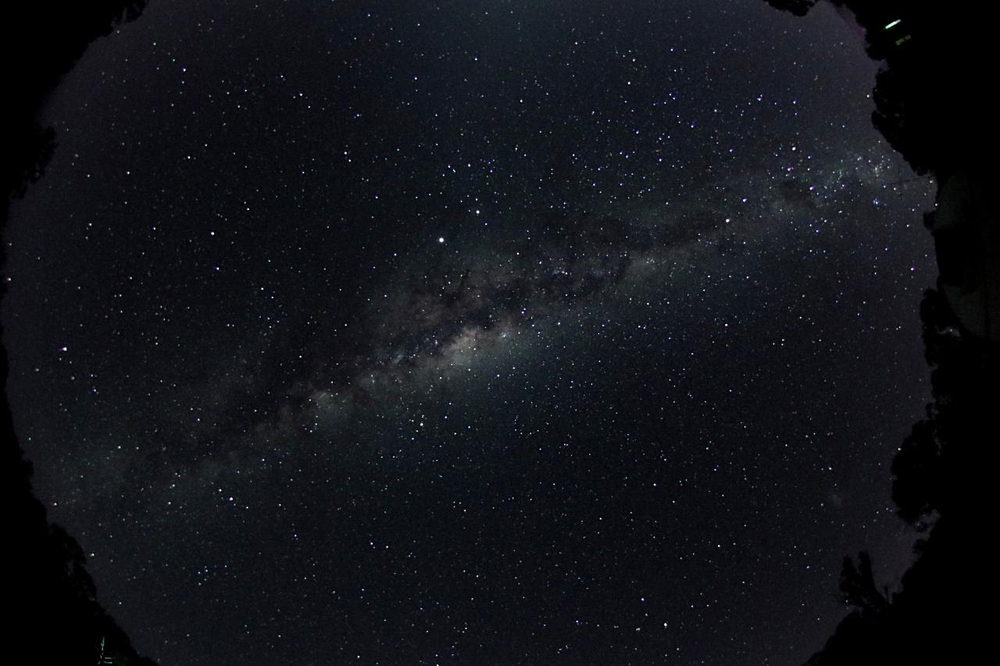
#> input picture counting star111.png, 1000 x 666 px, shrunk from 1280 x 853 before the run, found by its file name
$ jupyter execute COUNTING_STARS_DIP_PROJECT_use.ipynb
#> lines starting #> are read from the running program, lines starting #| are printed output that depends on the picture
<a href="https://colab.research.google.com/github/KunalSingh-Physics/counting-stars-in-an-image/blob/main/COUNTING_STARS_DIP_PROJECT_use.ipynb" target="_parent"></a>

[cell 1]
from PIL import Image
import numpy as np
import matplotlib.pyplot as plt

import cv2
from google.colab.patches import cv2_imshow

from google.colab import drive
drive.mount('/content/drive')

Importing the image  and convering it into grayscale image

[cell 2]
Starimage=cv2.imread('/content/drive/MyDrive/counting star111.png')
#> Starimage is the input picture: shape (666, 1000, 3); mean B, G, R 24.2, 19, 17.3

cv2_imshow(Starimage)

grayscaled_star_image =cv2.cvtColor(Starimage, cv2.COLOR_RGB2GRAY)
x1,y1=(np.shape(grayscaled_star_image))
#> x1 = 666; y1 = 1000
print(x1,y1)
#| 666 1000

[cell 3]
k=0
H=np.zeros((256), dtype=int)
#print(H)
while k<256:
  H[k]=np.count_nonzero(grayscaled_star_image==k)
  k+=1
#> after the loop, H = 256 values, max 79525 at index 0, min 0 at index 219, mean 2601.6; k = 256
Intensity=np.arange(0,256,1)
#print(Intensity)
#print(H)
plt.bar(Intensity,H, color='red', width=1.0)
#plt.ylim(0,2000)
plt.xlabel("intensity")
plt.ylabel("frequency")
plt.title("histogram")

plt.show
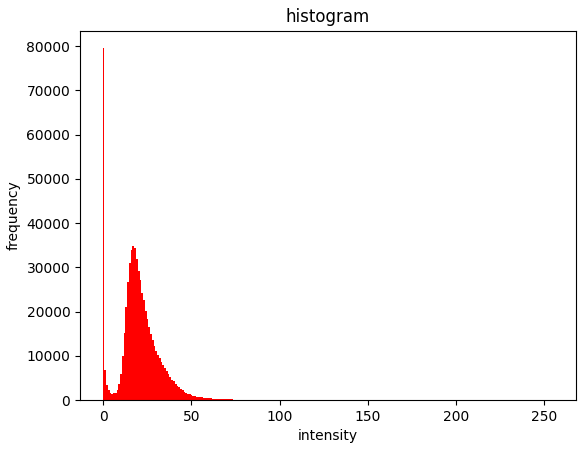
#> figure drawn by matplotlib, 1 panel; tallest bar 79525 high, from x = -0.5 to 0.5

[cell 4]
'''Thresholdin the image that is selecting intensity values for a specific range '''

x,y = np.shape(grayscaled_star_image)
#> x = 666; y = 1000
binary_image= np.zeros((x,y))
for p in range(x):
  for q in range(y):
    if (grayscaled_star_image [p][q]<120):
      binary_image[p][q]=0
    else:
      binary_image[p][q]=255
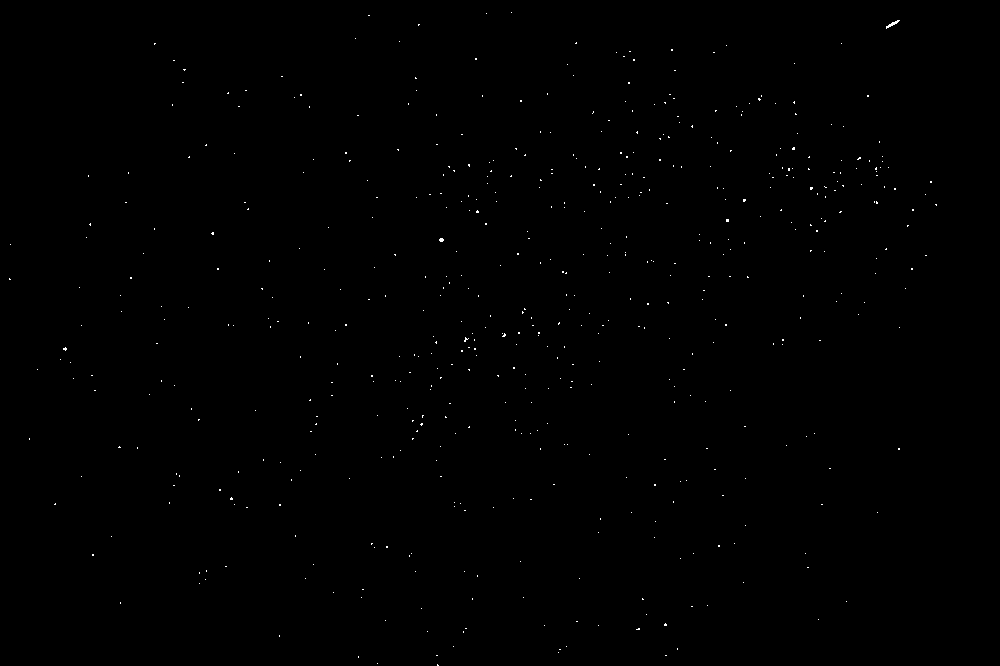
#> binary_image: shape (666, 1000) float64; 0.17% white in thin lines or dots


cv2_imshow(binary_image)             #printing the binary image


s=binary_image
xsize ,ysize= np.shape(s)
#> xsize = 666; ysize = 1000

count=0
for p in range(xsize):
    for q in range(ysize):
      if s[p][q]==255:
        count = count+1
        s[p][q]=0
        if p==x1 or q==y1:
          s[p][q]=0
        elif p==x1-1 or q==y1-1 :
          s[p][q]=0
        elif p==x1-2 or q==y1-2:
          s[p][q]=0
        elif p==0 or q==0:
          s[p][q]=0
        elif p==1 or q==1:
          s[p][q]=0


        else:
          for i in range(-2,3):
            for j in range(-2,3):
              a=s[p+i][q+j] = 0
#> s: shape (666, 1000) float64; every value is 0
#> after the loop, count = 561


'''
          s[p+1][q] = 0
          s[p-1][q] = 0
          s[p][q-1] = 0
          s[p][q+1] = 0
          s[p+1][q-1] = 0
          s[p-1][q-1] = 0
          s[p+1][q+1] = 0
          s[p-1][q+1] = 0

          s[p+2][q] = 0
          s[p-2][q]=0
          s[p][q-2] = 0
          s[p][q+2] = 0
          s[p-1][q-2] = 0
          s[p-2][q-2] = 0
          s[p-2][q-1]=0
          s[p+1][q-2]=0
          s[p+2][q-2]=0
          s[p+2][q-1]=0
          s[p-2][q+1] = 0
          s[p-2][q+2]=0
          s[p-1][q+2]=0
          s[p+1][q+2]=0
          s[p+2][q+1]=0
          s[p+2][q+2]=0
'''


print('The total star count =', count)
#| The total star count = 561
#cv2_imshow(s)
